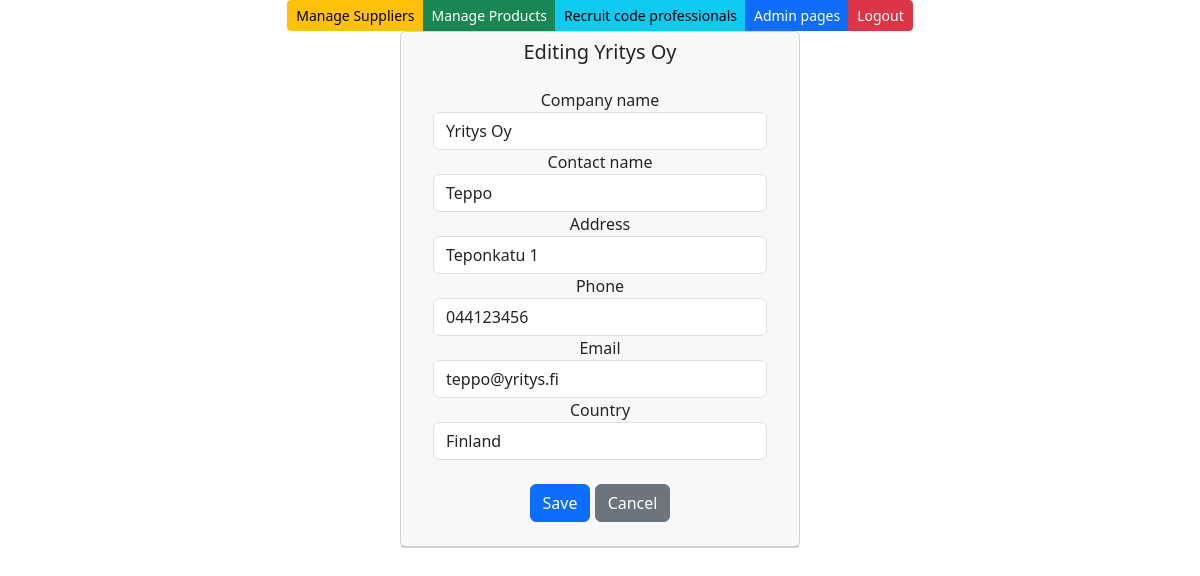
The app's page /edit-supplier-get/1/ (signed in) with its own data.
### app/models.py (models this page shows, shortened)
class Supplier(models.Model):
    companyname = models.CharField(max_length=50, default='firma')
    contactname = models.CharField(max_length=50, default='contact')
    address = models.CharField(max_length=50, default='address')
    phone = models.CharField(max_length=50, default='phone')
    email = models.EmailField(max_length=50, default='email')
    country = models.CharField(max_length=50, default='country')

### app/views.py (the view)
# urls.py: path('edit-supplier-get/<int:id>/', editsupplier_get),
def editsupplier_get(request, id):
    if not request.user.is_authenticated:
        return render(request, 'loginerror.html', {'error': 'You must login first'})
    else:
        supplier = Supplier.objects.get(id = id)
        context = {'supplier': supplier}
        return render(request, 'edit_supp.html', context)

### app/templates/edit_supp.html (shortened to what this page needs)
{% extends 'index.html' %}
{% block content %}
<div class="card" style="width: 25rem;">
    <div class="card-header">
        <h5>Editing {{supplier.companyname}}</h5>
        <div class="card-body">
            <form method="post" action="/edit-supplier-post/{{supplier.id}}/">
                <label for="companyname">Company name</label>
                <input type="text" class="form-control" name="companyname" value="{{supplier.companyname}}">
                <label for="contactname">Contact name</label>
                <input type="text" class="form-control" name="contactname" value="{{supplier.contactname}}">
                <label for="address">Address</label>
                <input type="text" class="form-control" name="address" value="{{supplier.address}}">
                <label for="phone">Phone</label>
                <input type="text" class="form-control" name="phone" value="{{supplier.phone}}">
                <label for="email">Email</label>
                <input type="text" class="form-control" name="email" value="{{supplier.email}}">
                <label for="country">Country</label>
                <input type="text" class="form-control" name="country" value="{{supplier.country}}">
                <br />
                <button type="submit" class="btn btn-primary">Save</button>
                <button type="button" class="btn btn-secondary" onclick="window.history.back()">Cancel</button>
            </form>
        </div>
    </div>
</div>
{% endblock %}

### records on screen
Supplier: companyname "Yritys Oy", contactname "Teppo", address "Teponkatu 1", phone "044123456", email "teppo@yritys.fi", country "Finland"
